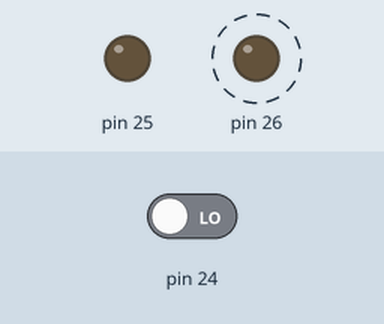
Recording of a sketch running on a simulated Arduino Mega 2560, built with avr-gcc and run on an emulated ATmega2560. Parts: output pins drawn as LEDs (lit = HIGH). Dashed ring = blinking. The test bench sets the inputs (shaded band); at power-on: pin 24 LOW.

Above: at 2.8 s.
2.9 s: pin 24 driven HIGH
At 3.4 s:
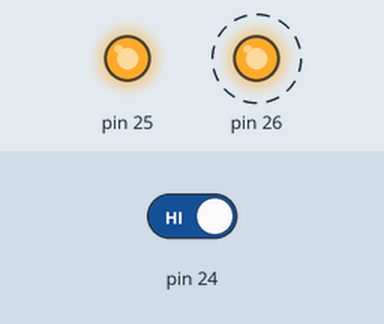
6.5 s: pin 24 driven LOW
At 7.4 s:
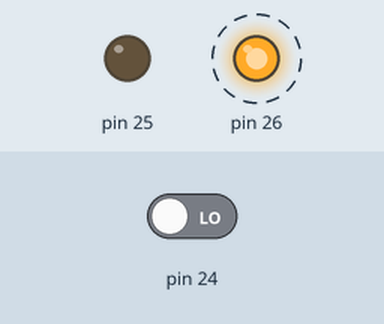
Timing chart, 0 to 16.5 s (numbered marks = the images above; inputs shaded):
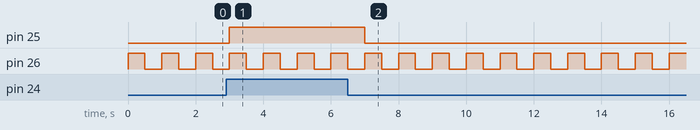

Measured:
- after the input at 2.9 s, pin 25: LOW → HIGH after 0.10 s
- after the input at 6.5 s, pin 25: HIGH → LOW after 0.50 s
- by itself, pin 26: alternates HIGH for 0.50 s and LOW for 0.50 s

The sketch:

4_14_doppia_azione_ko.ino
```cpp
/*
Autore: Paolo Aliverti
Listato 2.14 – Codice NON FUNZIONANTE per provare a leggere
un pulsante e far lampeggiare un LED.

Collegare:
- un pulsante con pull down esterno da 10k sul pin 24
- led con res da 100 ohm sul pin 25
- led con res da 100 ohm sul pin 26
*/

void setup() {
  pinMode(24, INPUT);
  pinMode(25, OUTPUT);
  pinMode(26, OUTPUT);
}

void loop() {
  //lettura pulsante
  int v = digitalRead(24);
  digitalWrite(25, v);

  //blink
  digitalWrite(26, HIGH);
  delay(500);
  digitalWrite(26, LOW);
  delay (500);
}
```
